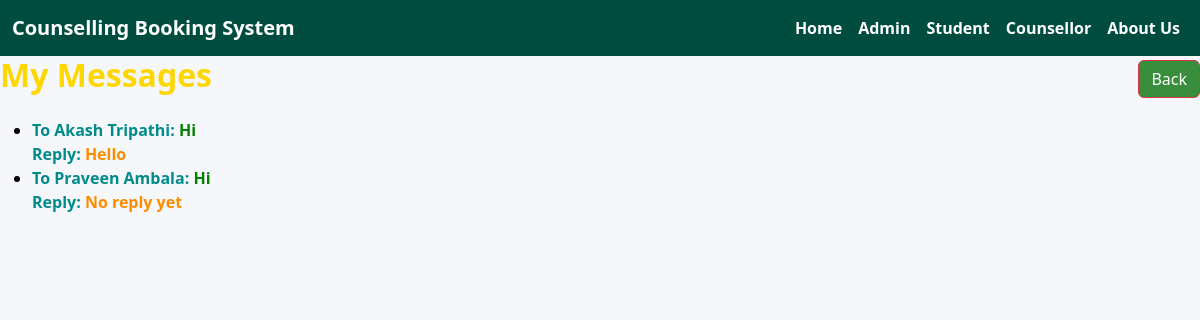
/student_messages (signed in), run on the app's committed database.
### tables this page shows
CREATE TABLE messages (
        id INTEGER PRIMARY KEY AUTOINCREMENT,
        student_id INTEGER,
        counsellor_id INTEGER,
        message TEXT NOT NULL,
        reply TEXT,
        timestamp TEXT
    );

CREATE TABLE counsellors (
        id INTEGER PRIMARY KEY AUTOINCREMENT,
        name TEXT NOT NULL,
        email TEXT NOT NULL,
        password TEXT NOT NULL,
        specialization TEXT NOT NULL,
        bio TEXT NOT NULL
    , gender TEXT, experience TEXT);

### app.py (the view)
@app.route('/student_messages')
def student_messages():
    if 'user_email' not in session:
        return redirect(url_for('user_login'))
    student_email = session['user_email']
    conn = sqlite3.connect('counsellors.db')
    cursor = conn.cursor()
    cursor.execute('SELECT id FROM users WHERE email = ?', (student_email,))
    student = cursor.fetchone()
    if student:
        student_id = student[0]
        cursor.execute('''
            SELECT messages.message, messages.reply, counsellors.name
            FROM messages
            JOIN counsellors ON messages.counsellor_id = counsellors.id
            WHERE student_id = ?
        ''', (student_id,))
        messages = cursor.fetchall()
    else:
        messages = []
    conn.close()
    return render_template('student_messages.html', messages=messages)

### templates/student_messages.html (shortened to what this page needs)
{% extends "base.html" %}
{% block content %}
<div class="d-flex justify-content-between align-items-center mb-3">
  <h2 style="color: gold;">My Messages</h2>
  <button class="btn btn-danger btn-custom" style="padding-left: 200;" onclick="window.location.href='/student_dashboard'">Back</button>
</div>
<ul>
  {% for message, reply, counsellor_name in messages %}
    <li style="color: black;"><strong style="color: darkcyan;">To {{ counsellor_name }}:</strong>
      <strong style="color: green;">{{ message }}</strong> <br>
        <strong style="color: darkcyan;">Reply:</strong>
        <strong style="color: darkorange;">{{ reply or "No reply yet" }}</strong>
        </li>
  {% endfor %}
</ul>
{% endblock %}

### templates/base.html (style rules this page uses)
body { background-color: #f5f7fa; font-family: 'Segoe UI', Tahoma, Geneva, Verdana, sans-serif; margin: 0; padding: 0; }
h2, h3, h4 { font-weight: bold; color: #2e7d32; }
.btn-custom { background-color: #388e3c; color: white; }

### data on the page
messages: name "Akash Tripathi", message "Hi", reply "Hello"
messages: name "Praveen Ambala", message "Hi", reply "No reply yet"
